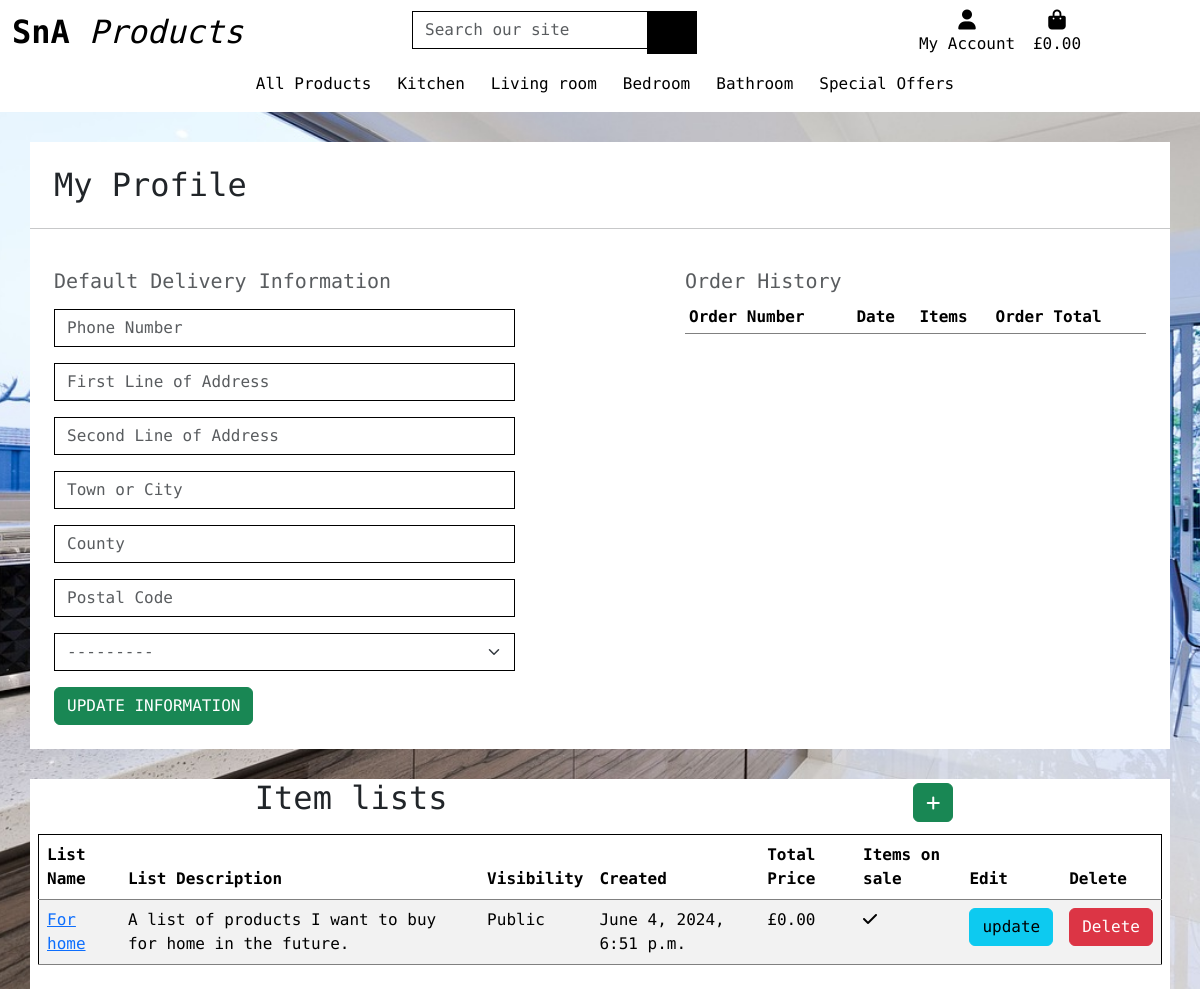
The page /profile/ (signed in) on the database as committed earlier.
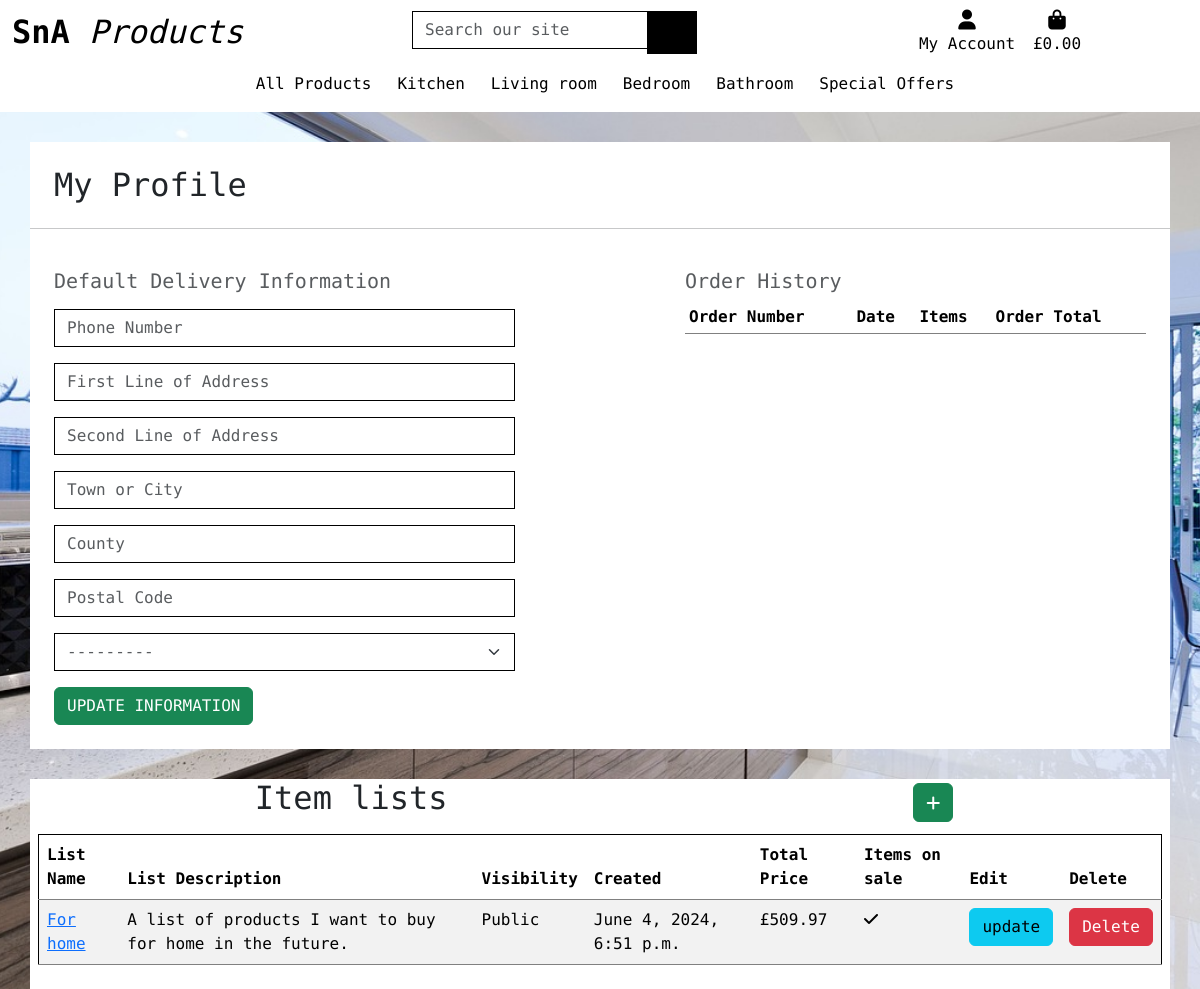
The same page on the database as committed later.
### saved_products/models.py (models this page shows, shortened)
class SavedProductsList(models.Model):
    user = models.ForeignKey(UserProfile, on_delete=models.CASCADE, related_name='saved_items_list')
    name = models.CharField(max_length=100)
    description = models.TextField()
    visible = models.BooleanField(default=False)
    created_at = models.DateTimeField(auto_now_add=True)
    price_total = models.DecimalField(max_digits=10, decimal_places=2, default=0)
    item_on_sale = models.BooleanField(default=False)

### profiles/views.py (the view)
# urls.py: path('', views.profile_view, name="profile"),
@login_required
def profile_view(request):
    profile = get_object_or_404(UserProfile, user=request.user)
    if request.method == 'POST':
        form = UserProfileForm(request.POST, instance=profile)
        if form.is_valid():
            form.save()
            messages.success(request, 'Profile updated successfully')
        else:
            messages.error(request, 'Profile update failed. Please ensure the form is valid.')
    else:
        form = UserProfileForm(instance=profile)
    orders = profile.orders.all()
    saved_items_list = profile.saved_items_list.all()
    context = {
        'form': form,
        'orders': orders,
        'profile': profile,
        'on_profile_page': True,
        'saved_items_list': saved_items_list
    }
    return render(request, 'profiles/profile.html', context)

### profiles/forms.py
class UserProfileForm(forms.ModelForm):
    class Meta:
        model = UserProfile
        exclude = ('user',)
    def __init__(self, *args, **kwargs):
        super().__init__(*args, **kwargs)
        placeholders = {
            'default_phone_number': 'Phone Number',
            'default_postcode': 'Postal Code',
            'default_town_or_city': 'Town or City',
            'default_first_line_address': 'First Line of Address',
            'default_second_line_address': 'Second Line of Address',
            'default_county': 'County',
        }
        self.fields['default_phone_number'].widget.attrs['autofocus'] = True
        for field in self.fields:
            if field != 'default_country':
                if self.fields[field].required:
                    placeholder = f'{placeholders[field]} *'
                else:
                    placeholder = placeholders[field]
                self.fields[field].widget.attrs['placeholder'] = placeholder
            self.fields[field].widget.attrs['class'] = 'border-black rounded-0 profile-form-input'
            self.fields[field].label = False

### profiles/templates/profiles/profile.html (shortened to what this page needs)
{% extends "base.html" %}
{% load crispy_forms_filters %}
{% load static %}
{% block nav-includes %}
{% include 'includes/site-nav.html' %}
{% endblock %}
{% block content %}
<div class="container-md floating_container">
    <div class="row">
        <div class="col">
            <h2 class="logo-font m-4">My Profile</h2>
            <hr>
        </div>
    </div>
    <div class="row d-flex justify-content-between">
        <div class="col-12 col-lg-5 my-4 ms-4">
            <h5 class="text-muted">Default Delivery Information</h5>
            <form class="mt-3" action="{% url 'profile' %}" method="POST" id="profile-update-form">
                {{ form|crispy }}
                <button class="btn btn-success rounded-2 text-uppercase float-right">Update Information</button>
            </form>
        </div>
        <div class="col-12 col-lg-5 my-4 me-4">
            <h5 class="text-muted">Order History</h5>
            <div class="order-history table-responsive">
                <table class="table table-sm table-borderless">
                    <thead>
                        <tr>
                            <th>Order Number</th>
                            <th>Date</th>
                            <th>Items</th>
                            <th>Order Total</th>
                        </tr>
                    </thead>
                </table>
            </div>
        </div>
    </div>
</div>
<div class="container-md floating_container mb-2">
    <div class="row d-flex justify-content-around">
        <h2 class="w-auto"> Item lists </h2>
        <a href="{% url 'create_list' %}" class="btn btn-success w-auto m-1"><i class="fa-solid fa-plus w-auto align-middle"></i></a>
    </div>
    <div class="row">
        <div class="col m-2">
            {% if saved_items_list %}
                <table class="table table-striped border-black">
                    <thead>
                        <tr>
                            <th scope="col">List Name</th>
                            <th scope="col">List Description</th>
                            <th scope="col" class="d-none d-lg-table-cell">Visibility</th>
                            <th scope="col" class="d-none d-lg-table-cell">Created</th>
                            <th scope="col" class="d-none d-lg-table-cell">Total Price</th>
                            <th scope="col" class="d-none d-lg-table-cell">Items on sale</th>
                            <th scope="col">Edit</th>
                            <th scope="col">Delete</th>
                        </tr>
                    </thead>
                    {% for list in saved_items_list.all %}
                    <tr>
                        <td><a href="{% url 'list_detail' list.id %}">{{ list.name }}</a></td>
                        <td class="d-none d-lg-table-cell overflow-x-scroll">{{ list.description }}</td>
                        <td class="d-none d-lg-table-cell">{% if list.visibility == true %} Public {% else %} Private {% endif %}</td>
                        <td class="d-none d-lg-table-cell">{{ list.created_at }}</td>
                        <td class="d-none d-lg-table-cell">£{{ list.price_total }}</td>
                        <td>{% if list.items_on_sale == true %} <i class="fa-solid fa-check"></i> {{ list.items_on_sale }}{% else %}<i class="fa-solid fa-circle-xmark"></i> {%  endif %}</td>
                        <td><a class="btn btn-info" href="{% url 'edit_list' list.id %}">update</a></td>
                        <td><a class="btn btn-danger" href="{% url 'delete_list' list.id %}">Delete</a></td>
                    </tr>
                    {% endfor %}
                </table>
            {% else %}
                <h5>No lists yet</h5>
                <div class="d-flex justify-content-center">
                    <a class="btn btn-info w-25 " href="{%  url 'products' %}">Click to add a list</a>
                </div>
            {%  endif %}
        </div>
    </div>
</div>
{% endblock %}

Rows that differ between the two databases and show on the page:
changed SavedProductsList "For home": price_total "0.00" → "509.97"
